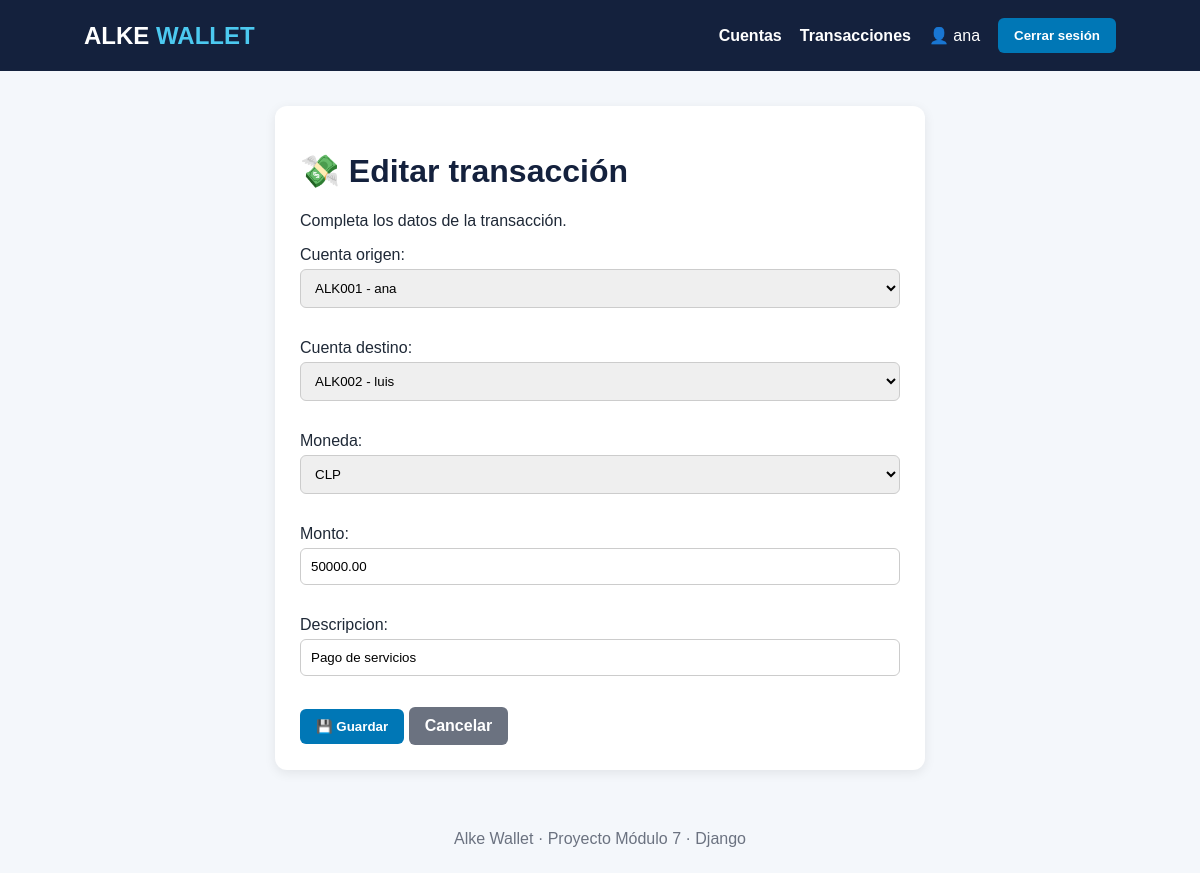
Page /transacciones/1/editar/ (signed in) on the committed database.
### gestion/models.py (models this page shows, shortened)
class Transaccion(models.Model):
    cuenta_origen = models.ForeignKey(
        Cuenta,
        on_delete=models.PROTECT,
        related_name='transacciones_enviadas'
    )
    cuenta_destino = models.ForeignKey(
        Cuenta,
        on_delete=models.PROTECT,
        related_name='transacciones_recibidas'
    )
    moneda = models.ForeignKey(
        Moneda,
        on_delete=models.PROTECT,
        related_name='transacciones'
    )
    monto = models.DecimalField(
        max_digits=12,
        decimal_places=2,
        validators=[MinValueValidator(Decimal('0.01'))]
    )
    fecha = models.DateTimeField(auto_now_add=True)
    descripcion = models.CharField(
        max_length=200,
        blank=True
    )

### gestion/views.py (the view)
@login_required
def editar_transaccion(request, transaccion_id):
    transaccion = get_object_or_404(
        Transaccion,
        id=transaccion_id
    )
    if request.method == 'POST':
        form = TransaccionForm(
            request.POST,
            instance=transaccion
        )
        if form.is_valid():
            form.save()
            return redirect('lista_transacciones')
    else:
        form = TransaccionForm(instance=transaccion)
    return render(
        request,
        'gestion/form_transaccion.html',
        {
            'form': form,
            'titulo': 'Editar transacción'
        }
    )

### gestion/forms.py (shortened to what this page needs)
class TransaccionForm(forms.ModelForm):
    class Meta:
        model = Transaccion
        fields = [
            'cuenta_origen',
            'cuenta_destino',
            'moneda',
            'monto',
            'descripcion'
        ]
        widgets = {
            'cuenta_origen': forms.Select(attrs={'class': 'form-control'}),
            'cuenta_destino': forms.Select(attrs={'class': 'form-control'}),
            'moneda': forms.Select(attrs={'class': 'form-control'}),
            'monto': forms.NumberInput(
                attrs={
                    'class': 'form-control',
                    'step': '0.01'
                }
            ),
            'descripcion': forms.TextInput(
                attrs={'class': 'form-control'}
            ),
        }

### gestion/models.py (called while the page is built)
    def __str__(self):
        return f"{self.numero_cuenta} - {self.usuario.username}"

    def __str__(self):
        return self.codigo

### gestion/templates/gestion/form_transaccion.html (shortened to what this page needs)
{% extends 'gestion/base.html' %}
{% block content %}
<div class="tarjeta" style="max-width:650px; margin:auto;">
    <h1>💸 {{ titulo }}</h1>
    <p>Completa los datos de la transacción.</p>
    <form method="post">
        {{ form.as_p }}
        <button type="submit" class="boton">
            💾 Guardar
        </button>
        <a href="{% url 'lista_transacciones' %}"
           class="boton"
           style="background:#6b7280;">
            Cancelar
        </a>
    </form>
</div>
{% endblock %}

### gestion/templates/gestion/base.html (shortened to what this page needs)
{% load static %}
<!DOCTYPE html>
<html lang="es">
<head>
    <link rel="stylesheet" href="{% static 'gestion/style.css' %}">
</head>
<body>
    <header>
        <div class="logo">
            ALKE <span>WALLET</span>
        </div>
        <nav>
            {% if user.is_authenticated %}
                <a href="{% url 'lista_cuentas' %}">
                    Cuentas
                </a>
                <a href="{% url 'lista_transacciones' %}">
                    Transacciones
                </a>
                <span>
                    👤 {{ user.username }}
                </span>
                <form method="post"
                      action="{% url 'logout' %}"
                      style="display:inline; margin:0;">
                    <button type="submit" class="boton">
                        Cerrar sesión
                    </button>
                </form>
            {% else %}
                <a href="{% url 'login' %}">
                    Iniciar sesión
                </a>
            {% endif %}
        </nav>
    </header>
    <main class="contenedor">
        {% block content %}
        {% endblock %}
    </main>
    <footer>
        Alke Wallet · Proyecto Módulo 7 · Django
    </footer>
</body>
</html>

### gestion/static/gestion/style.css (style rules this page uses)
html { scroll-behavior: smooth; }

### gestion/templates/gestion/base.html (style rules this page uses)
* { box-sizing: border-box; }
body { margin: 0; font-family: Arial, Helvetica, sans-serif; background: #f4f7fb; color: #1f2937; }
header { background: #14213d; color: white; padding: 18px 7%; display: flex; justify-content: space-between; align-items: center; }
.logo { font-size: 24px; font-weight: bold; }
.logo span { color: #4cc9f0; }
nav { display: flex; align-items: center; gap: 18px; }
nav a { color: white; text-decoration: none; font-weight: bold; }
.contenedor { width: 90%; max-width: 1100px; margin: 35px auto; }
.tarjeta { background: white; border-radius: 12px; padding: 25px; box-shadow: 0 3px 12px rgba(0, 0, 0, 0.08); }
h1, h2 { color: #14213d; }
.boton { display: inline-block; background: #0077b6; color: white; padding: 10px 16px; border: none; border-radius: 6px; text-decoration: none; cursor: pointer; font-weight: bold; }
input, select, textarea { width: 100%; padding: 10px; margin-top: 5px; margin-bottom: 15px; border: 1px solid #ccc; border-radius: 6px; }
footer { text-align: center; color: #6b7280; padding: 25px; }

### rows in the picture
Transaccion: cuenta_origen "ALK001 - ana", cuenta_destino "ALK002 - luis", moneda "CLP", monto "50000.00", descripcion "Pago de servicios"

### other values in the picture
{{ user.username }} "ana"
{{ titulo }} "Editar transacción"
